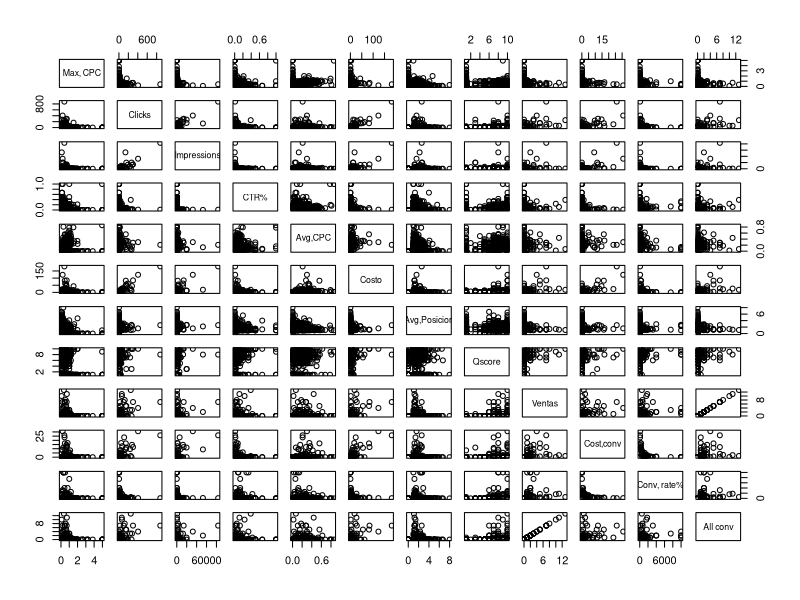

This chart was generated by the following R code:
## ---- chunk 1
knitr::opts_chunk$set(echo = TRUE)
## ---- chunk 2
library(readr)

data <- read_delim("../data/ROW.csv", 
    ";", escape_double = FALSE, locale = locale(decimal_mark = ",", 
         grouping_mark = "."), trim_ws = TRUE)

cols(
  Adgroup = col_character(),
  MaxCPC = col_double(),
  Clicks = col_integer(),
  Impressions = col_integer(),
  CTR = col_double(),
  AvgCPC = col_double(),
  Costo = col_double(),
  AvgPosicion = col_double(),
  Qscore = col_character(),
  Ventas = col_integer(),
  Costconv = col_double(),
  Convrate = col_double(),
  Allconv = col_integer()
)
table(data$Adgroup)
## ---- chunk 3
data_1<-na.omit(data)

data_2<-data[,-1]
data_3<-as.matrix(data_2)

plot(data_2)

